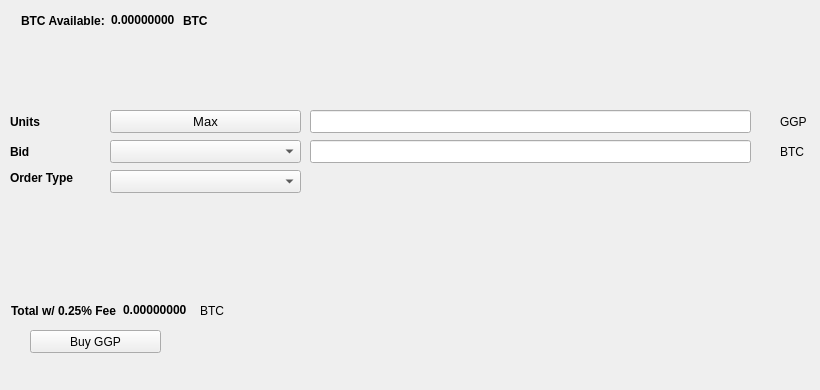
   <widget class="QWidget" name="BuyTab">
    <attribute name="title">
     <string>Buy</string>
    </attribute>
    <widget class="QPushButton" name="BuyGGP">
     <property name="geometry">
      <rect>
       <x>30</x>
       <y>330</y>
       <width>131</width>
       <height>23</height>
      </rect>
     </property>
     <property name="text">
      <string>Buy GGP</string>
     </property>
     <property name="icon">
      <iconset resource="../ggp.qrc">
       <normaloff>:/icons/bitcoin</normaloff>:/icons/bitcoin</iconset>
     </property>
    </widget>
    <widget class="QLabel" name="label_3">
     <property name="geometry">
      <rect>
       <x>10</x>
       <y>110</y>
       <width>46</width>
       <height>23</height>
      </rect>
     </property>
     <property name="font">
      <font>
       <weight>75</weight>
       <bold>true</bold>
      </font>
     </property>
     <property name="text">
      <string>Units</string>
     </property>
    </widget>
    <widget class="QLineEdit" name="UnitsInput">
     <property name="geometry">
      <rect>
       <x>310</x>
       <y>110</y>
       <width>441</width>
       <height>23</height>
      </rect>
     </property>
     <property name="font">
      <font>
       <pointsize>9</pointsize>
       <weight>75</weight>
       <bold>true</bold>
      </font>
     </property>
    </widget>
    <widget class="QLineEdit" name="BuyBidPriceEdit">
     <property name="geometry">
      <rect>
       <x>310</x>
       <y>140</y>
       <width>441</width>
       <height>23</height>
      </rect>
     </property>
     <property name="font">
      <font>
       <pointsize>9</pointsize>
       <weight>75</weight>
       <bold>true</bold>
      </font>
     </property>
    </widget>
    <widget class="QLabel" name="label_4">
     <property name="geometry">
      <rect>
       <x>780</x>
       <y>110</y>
       <width>31</width>
       <height>23</height>
      </rect>
     </property>
     <property name="text">
      <string>GGP</string>
     </property>
    </widget>
    <widget class="QLabel" name="label_5">
     <property name="geometry">
      <rect>
       <x>780</x>
       <y>140</y>
       <width>31</width>
       <height>23</height>
      </rect>
     </property>
     <property name="text">
      <string>BTC</string>
     </property>
    </widget>
    <widget class="QLabel" name="label_6">
     <property name="geometry">
      <rect>
       <x>10</x>
       <y>140</y>
       <width>46</width>
       <height>23</height>
      </rect>
     </property>
     <property name="font">
      <font>
       <weight>75</weight>
       <bold>true</bold>
      </font>
     </property>
     <property name="text">
      <string>Bid</string>
     </property>
    </widget>
    <widget class="QLabel" name="label_7">
     <property name="geometry">
      <rect>
       <x>10</x>
       <y>170</y>
       <width>91</width>
       <height>16</height>
      </rect>
     </property>
     <property name="font">
      <font>
       <weight>75</weight>
       <bold>true</bold>
      </font>
     </property>
     <property name="text">
      <string>Order Type</string>
     </property>
    </widget>
    <widget class="QPushButton" name="Buy_Max_Amount">
     <property name="geometry">
      <rect>
       <x>110</x>
       <y>110</y>
       <width>191</width>
       <height>23</height>
      </rect>
     </property>
     <property name="font">
      <font>
       <pointsize>10</pointsize>
      </font>
     </property>
     <property name="text">
      <string>Max</string>
     </property>
    </widget>
    <widget class="QComboBox" name="BuyBidcomboBox">
     <property name="geometry">
      <rect>
       <x>110</x>
       <y>140</y>
       <width>191</width>
       <height>23</height>
      </rect>
     </property>
     <property name="font">
      <font>
       <pointsize>10</pointsize>
      </font>
     </property>
    </widget>
    <widget class="QComboBox" name="buyOrdertypeCombo">
     <property name="geometry">
      <rect>
       <x>110</x>
       <y>170</y>
       <width>191</width>
       <height>23</height>
      </rect>
     </property>
     <property name="font">
      <font>
       <pointsize>10</pointsize>
      </font>
     </property>
    </widget>
    <widget class="QWidget" name="layoutWidget1">
     <property name="geometry">
      <rect>
       <x>21</x>
       <y>11</y>
       <width>227</width>
       <height>19</height>
      </rect>
     </property>
     <layout class="QHBoxLayout" name="horizontalLayout_3">
      <item>
       <widget class="QLabel" name="label232">
        <property name="font">
         <font>
          <weight>75</weight>
          <bold>true</bold>
         </font>
        </property>
        <property name="text">
         <string>BTC Available:</string>
        </property>
       </widget>
      </item>
      <item>
       <widget class="QLabel" name="BtcAvailableLbl">
        <property name="palette">
         <palette>
          <active>
           <colorrole role="WindowText">
            <brush brushstyle="SolidPattern">
             <color alpha="255">
              <red>0</red>
              <green>0</green>
              <blue>0</blue>
             </color>
            </brush>
           </colorrole>
           <colorrole role="Button">
            <brush brushstyle="SolidPattern">
             <color alpha="255">
              <red>0</red>
              <green>170</green>
              <blue>0</blue>
             </color>
            </brush>
           </colorrole>
           <colorrole role="Light">
            <brush brushstyle="SolidPattern">
             <color alpha="255">
              <red>0</red>
              <green>255</green>
              <blue>0</blue>
             </color>
            </brush>
           </colorrole>
           <colorrole role="Midlight">
            <brush brushstyle="SolidPattern">
             <color alpha="255">
              <red>0</red>
              <green>212</green>
              <blue>0</blue>
             </color>
            </brush>
           </colorrole>
           <colorrole role="Dark">
            <brush brushstyle="SolidPattern">
             <color alpha="255">
              <red>0</red>
              <green>85</green>
              <blue>0</blue>
             </color>
            </brush>
           </colorrole>
           <colorrole role="Mid">
            <brush brushstyle="SolidPattern">
             <color alpha="255">
              <red>0</red>
              <green>113</green>
              <blue>0</blue>
             </color>
            </brush>
           </colorrole>
           <colorrole role="Text">
            <brush brushstyle="SolidPattern">
             <color alpha="255">
              <red>0</red>
              <green>170</green>
              <blue>0</blue>
             </color>
            </brush>
           </colorrole>
           <colorrole role="BrightText">
            <brush brushstyle="SolidPattern">
             <color alpha="255">
              <red>255</red>
              <green>255</green>
              <blue>255</blue>
             </color>
            </brush>
           </colorrole>
           <colorrole role="ButtonText">
            <brush brushstyle="SolidPattern">
             <color alpha="255">
              <red>0</red>
              <green>0</green>
              <blue>0</blue>
             </color>
            </brush>
           </colorrole>
           <colorrole role="Base">
            <brush brushstyle="SolidPattern">
             <color alpha="255">
              <red>255</red>
              <green>255</green>
              <blue>255</blue>
             </color>
            </brush>
           </colorrole>
           <colorrole role="Window">
            <brush brushstyle="SolidPattern">
             <color alpha="255">
              <red>0</red>
              <green>170</green>
              <blue>0</blue>
             </color>
            </brush>
           </colorrole>
           <colorrole role="Shadow">
            <brush brushstyle="SolidPattern">
             <color alpha="255">
              <red>0</red>
              <green>0</green>
              <blue>0</blue>
             </color>
            </brush>
           </colorrole>
           <colorrole role="AlternateBase">
            <brush brushstyle="SolidPattern">
             <color alpha="255">
              <red>127</red>
              <green>212</green>
              <blue>127</blue>
             </color>
            </brush>
           </colorrole>
           <colorrole role="ToolTipBase">
            <brush brushstyle="SolidPattern">
             <color alpha="255">
              <red>255</red>
              <green>255</green>
              <blue>220</blue>
             </color>
            </brush>
           </colorrole>
           <colorrole role="ToolTipText">
            <brush brushstyle="SolidPattern">
             <color alpha="255">
              <red>0</red>
              <green>0</green>
              <blue>0</blue>
             </color>
            </brush>
           </colorrole>
          </active>
          <inactive>
           <colorrole role="WindowText">
            <brush brushstyle="SolidPattern">
             <color alpha="255">
              <red>0</red>
              <green>0</green>
              <blue>0</blue>
             </color>
            </brush>
           </colorrole>
           <colorrole role="Button">
            <brush brushstyle="SolidPattern">
             <color alpha="255">
              <red>0</red>
              <green>170</green>
              <blue>0</blue>
             </color>
            </brush>
           </colorrole>
           <colorrole role="Light">
            <brush brushstyle="SolidPattern">
             <color alpha="255">
              <red>0</red>
              <green>255</green>
              <blue>0</blue>
             </color>
            </brush>
           </colorrole>
           <colorrole role="Midlight">
            <brush brushstyle="SolidPattern">
             <color alpha="255">
              <red>0</red>
              <green>212</green>
              <blue>0</blue>
             </color>
            </brush>
           </colorrole>
           <colorrole role="Dark">
            <brush brushstyle="SolidPattern">
             <color alpha="255">
              <red>0</red>
              <green>85</green>
              <blue>0</blue>
             </color>
            </brush>
           </colorrole>
           <colorrole role="Mid">
            <brush brushstyle="SolidPattern">
             <color alpha="255">
              <red>0</red>
              <green>113</green>
              <blue>0</blue>
             </color>
            </brush>
           </colorrole>
           <colorrole role="Text">
            <brush brushstyle="SolidPattern">
             <color alpha="255">
              <red>0</red>
              <green>170</green>
              <blue>0</blue>
             </color>
            </brush>
           </colorrole>
           <colorrole role="BrightText">
            <brush brushstyle="SolidPattern">
             <color alpha="255">
              <red>255</red>
              <green>255</green>
              <blue>255</blue>
             </color>
            </brush>
           </colorrole>
           <colorrole role="ButtonText">
            <brush brushstyle="SolidPattern">
             <color alpha="255">
              <red>0</red>
              <green>0</green>
              <blue>0</blue>
             </color>
            </brush>
           </colorrole>
           <colorrole role="Base">
            <brush brushstyle="SolidPattern">
             <color alpha="255">
              <red>255</red>
              <green>255</green>
              <blue>255</blue>
             </color>
            </brush>
           </colorrole>
           <colorrole role="Window">
            <brush brushstyle="SolidPattern">
             <color alpha="255">
              <red>0</red>
              <green>170</green>
              <blue>0</blue>
             </color>
            </brush>
           </colorrole>
           <colorrole role="Shadow">
            <brush brushstyle="SolidPattern">
             <color alpha="255">
              <red>0</red>
              <green>0</green>
              <blue>0</blue>
             </color>
            </brush>
           </colorrole>
           <colorrole role="AlternateBase">
            <brush brushstyle="SolidPattern">
             <color alpha="255">
              <red>127</red>
              <green>212</green>
              <blue>127</blue>
             </color>
            </brush>
           </colorrole>
           <colorrole role="ToolTipBase">
            <brush brushstyle="SolidPattern">
             <color alpha="255">
              <red>255</red>
              <green>255</green>
              <blue>220</blue>
             </color>
            </brush>
           </colorrole>
           <colorrole role="ToolTipText">
            <brush brushstyle="SolidPattern">
             <color alpha="255">
              <red>0</red>
              <green>0</green>
              <blue>0</blue>
             </color>
            </brush>
           </colorrole>
          </inactive>
          <disabled>
           <colorrole role="WindowText">
            <brush brushstyle="SolidPattern">
             <color alpha="255">
              <red>0</red>
              <green>85</green>
              <blue>0</blue>
             </color>
            </brush>
           </colorrole>
           <colorrole role="Button">
            <brush brushstyle="SolidPattern">
             <color alpha="255">
              <red>0</red>
              <green>170</green>
              <blue>0</blue>
             </color>
            </brush>
           </colorrole>
           <colorrole role="Light">
            <brush brushstyle="SolidPattern">
             <color alpha="255">
              <red>0</red>
              <green>255</green>
              <blue>0</blue>
             </color>
            </brush>
           </colorrole>
           <colorrole role="Midlight">
            <brush brushstyle="SolidPattern">
             <color alpha="255">
              <red>0</red>
              <green>212</green>
              <blue>0</blue>
             </color>
            </brush>
           </colorrole>
           <colorrole role="Dark">
            <brush brushstyle="SolidPattern">
             <color alpha="255">
              <red>0</red>
              <green>85</green>
              <blue>0</blue>
             </color>
            </brush>
           </colorrole>
           <colorrole role="Mid">
            <brush brushstyle="SolidPattern">
             <color alpha="255">
              <red>0</red>
              <green>113</green>
              <blue>0</blue>
             </color>
            </brush>
           </colorrole>
           <colorrole role="Text">
            <brush brushstyle="SolidPattern">
             <color alpha="255">
              <red>0</red>
              <green>85</green>
              <blue>0</blue>
             </color>
            </brush>
           </colorrole>
           <colorrole role="BrightText">
            <brush brushstyle="SolidPattern">
             <color alpha="255">
              <red>255</red>
              <green>255</green>
              <blue>255</blue>
             </color>
            </brush>
           </colorrole>
           <colorrole role="ButtonText">
            <brush brushstyle="SolidPattern">
             <color alpha="255">
              <red>0</red>
              <green>85</green>
              <blue>0</blue>
             </color>
            </brush>
           </colorrole>
           <colorrole role="Base">
            <brush brushstyle="SolidPattern">
             <color alpha="255">
              <red>0</red>
              <green>170</green>
              <blue>0</blue>
             </color>
            </brush>
           </colorrole>
           <colorrole role="Window">
            <brush brushstyle="SolidPattern">
             <color alpha="255">
              <red>0</red>
              <green>170</green>
              <blue>0</blue>
             </color>
            </brush>
           </colorrole>
           <colorrole role="Shadow">
            <brush brushstyle="SolidPattern">
             <color alpha="255">
              <red>0</red>
              <green>0</green>
              <blue>0</blue>
             </color>
            </brush>
           </colorrole>
           <colorrole role="AlternateBase">
            <brush brushstyle="SolidPattern">
             <color alpha="255">
              <red>0</red>
              <green>170</green>
              <blue>0</blue>
             </color>
            </brush>
           </colorrole>
           <colorrole role="ToolTipBase">
            <brush brushstyle="SolidPattern">
             <color alpha="255">
              <red>255</red>
              <green>255</green>
              <blue>220</blue>
             </color>
            </brush>
           </colorrole>
           <colorrole role="ToolTipText">
            <brush brushstyle="SolidPattern">
             <color alpha="255">
              <red>0</red>
              <green>0</green>
              <blue>0</blue>
             </color>
            </brush>
           </colorrole>
          </disabled>
         </palette>
        </property>
        <property name="font">
         <font>
          <weight>75</weight>
          <bold>true</bold>
         </font>
        </property>
        <property name="text">
         <string>0.00000000</string>
        </property>
        <property name="textInteractionFlags">
         <set>Qt::LinksAccessibleByMouse|Qt::TextSelectableByKeyboard|Qt::TextSelectableByMouse</set>
        </property>
       </widget>
      </item>
      <item>
       <widget class="QLabel" name="BtcAvailableLbl_2">
        <property name="font">
         <font>
          <weight>75</weight>
          <bold>true</bold>
         </font>
        </property>
        <property name="text">
         <string>BTC</string>
        </property>
       </widget>
      </item>
     </layout>
    </widget>
    <widget class="QWidget" name="layoutWidge2">
     <property name="geometry">
      <rect>
       <x>11</x>
       <y>301</y>
       <width>259</width>
       <height>19</height>
      </rect>
     </property>
     <layout class="QHBoxLayout" name="horizontalLayout_4">
      <item>
       <widget class="QLabel" name="label_9">
        <property name="font">
         <font>
          <weight>75</weight>
          <bold>true</bold>
         </font>
        </property>
        <property name="text">
         <string>Total w/ 0.25% Fee</string>
        </property>
       </widget>
      </item>
      <item>
       <widget class="QLabel" name="BuyCostLabel">
        <property name="palette">
         <palette>
          <active>
           <colorrole role="WindowText">
            <brush brushstyle="SolidPattern">
             <color alpha="255">
              <red>0</red>
              <green>0</green>
              <blue>0</blue>
             </color>
            </brush>
           </colorrole>
           <colorrole role="Button">
            <brush brushstyle="SolidPattern">
             <color alpha="255">
              <red>0</red>
              <green>170</green>
              <blue>0</blue>
             </color>
            </brush>
           </colorrole>
           <colorrole role="Light">
            <brush brushstyle="SolidPattern">
             <color alpha="255">
              <red>0</red>
              <green>255</green>
              <blue>0</blue>
             </color>
            </brush>
           </colorrole>
           <colorrole role="Midlight">
            <brush brushstyle="SolidPattern">
             <color alpha="255">
              <red>0</red>
              <green>212</green>
              <blue>0</blue>
             </color>
            </brush>
           </colorrole>
           <colorrole role="Dark">
            <brush brushstyle="SolidPattern">
             <color alpha="255">
              <red>0</red>
              <green>85</green>
              <blue>0</blue>
             </color>
            </brush>
           </colorrole>
           <colorrole role="Mid">
            <brush brushstyle="SolidPattern">
             <color alpha="255">
              <red>0</red>
              <green>113</green>
              <blue>0</blue>
             </color>
            </brush>
           </colorrole>
           <colorrole role="Text">
            <brush brushstyle="SolidPattern">
             <color alpha="255">
              <red>0</red>
              <green>170</green>
              <blue>0</blue>
             </color>
            </brush>
           </colorrole>
           <colorrole role="BrightText">
            <brush brushstyle="SolidPattern">
             <color alpha="255">
              <red>255</red>
              <green>255</green>
              <blue>255</blue>
             </color>
            </brush>
           </colorrole>
           <colorrole role="ButtonText">
            <brush brushstyle="SolidPattern">
             <color alpha="255">
              <red>0</red>
              <green>0</green>
              <blue>0</blue>
             </color>
            </brush>
           </colorrole>
           <colorrole role="Base">
            <brush brushstyle="SolidPattern">
             <color alpha="255">
              <red>255</red>
              <green>255</green>
              <blue>255</blue>
             </color>
            </brush>
           </colorrole>
           <colorrole role="Window">
            <brush brushstyle="SolidPattern">
             <color alpha="255">
              <red>0</red>
              <green>170</green>
              <blue>0</blue>
             </color>
            </brush>
           </colorrole>
           <colorrole role="Shadow">
            <brush brushstyle="SolidPattern">
             <color alpha="255">
              <red>0</red>
              <green>0</green>
              <blue>0</blue>
             </color>
            </brush>
           </colorrole>
           <colorrole role="AlternateBase">
            <brush brushstyle="SolidPattern">
             <color alpha="255">
              <red>127</red>
              <green>212</green>
              <blue>127</blue>
             </color>
            </brush>
           </colorrole>
           <colorrole role="ToolTipBase">
            <brush brushstyle="SolidPattern">
             <color alpha="255">
              <red>255</red>
              <green>255</green>
              <blue>220</blue>
             </color>
            </brush>
           </colorrole>
           <colorrole role="ToolTipText">
            <brush brushstyle="SolidPattern">
             <color alpha="255">
              <red>0</red>
              <green>0</green>
              <blue>0</blue>
             </color>
            </brush>
           </colorrole>
          </active>
          <inactive>
           <colorrole role="WindowText">
            <brush brushstyle="SolidPattern">
             <color alpha="255">
              <red>0</red>
              <green>0</green>
              <blue>0</blue>
             </color>
            </brush>
           </colorrole>
           <colorrole role="Button">
            <brush brushstyle="SolidPattern">
             <color alpha="255">
              <red>0</red>
              <green>170</green>
              <blue>0</blue>
             </color>
            </brush>
           </colorrole>
           <colorrole role="Light">
            <brush brushstyle="SolidPattern">
             <color alpha="255">
              <red>0</red>
              <green>255</green>
              <blue>0</blue>
             </color>
            </brush>
           </colorrole>
           <colorrole role="Midlight">
            <brush brushstyle="SolidPattern">
             <color alpha="255">
              <red>0</red>
              <green>212</green>
              <blue>0</blue>
             </color>
            </brush>
           </colorrole>
           <colorrole role="Dark">
            <brush brushstyle="SolidPattern">
             <color alpha="255">
              <red>0</red>
              <green>85</green>
              <blue>0</blue>
             </color>
            </brush>
           </colorrole>
           <colorrole role="Mid">
            <brush brushstyle="SolidPattern">
             <color alpha="255">
              <red>0</red>
              <green>113</green>
              <blue>0</blue>
             </color>
            </brush>
           </colorrole>
           <colorrole role="Text">
            <brush brushstyle="SolidPattern">
             <color alpha="255">
              <red>0</red>
              <green>170</green>
              <blue>0</blue>
             </color>
            </brush>
           </colorrole>
           <colorrole role="BrightText">
            <brush brushstyle="SolidPattern">
             <color alpha="255">
              <red>255</red>
              <green>255</green>
              <blue>255</blue>
             </color>
            </brush>
           </colorrole>
           <colorrole role="ButtonText">
            <brush brushstyle="SolidPattern">
             <color alpha="255">
              <red>0</red>
              <green>0</green>
              <blue>0</blue>
             </color>
            </brush>
           </colorrole>
           <colorrole role="Base">
            <brush brushstyle="SolidPattern">
             <color alpha="255">
              <red>255</red>
              <green>255</green>
              <blue>255</blue>
             </color>
            </brush>
           </colorrole>
           <colorrole role="Window">
            <brush brushstyle="SolidPattern">
             <color alpha="255">
              <red>0</red>
              <green>170</green>
              <blue>0</blue>
             </color>
            </brush>
           </colorrole>
           <colorrole role="Shadow">
            <brush brushstyle="SolidPattern">
             <color alpha="255">
              <red>0</red>
              <green>0</green>
              <blue>0</blue>
             </color>
            </brush>
           </colorrole>
           <colorrole role="AlternateBase">
            <brush brushstyle="SolidPattern">
             <color alpha="255">
              <red>127</red>
              <green>212</green>
              <blue>127</blue>
             </color>
            </brush>
           </colorrole>
           <colorrole role="ToolTipBase">
            <brush brushstyle="SolidPattern">
             <color alpha="255">
              <red>255</red>
              <green>255</green>
              <blue>220</blue>
             </color>
            </brush>
           </colorrole>
           <colorrole role="ToolTipText">
            <brush brushstyle="SolidPattern">
             <color alpha="255">
              <red>0</red>
              <green>0</green>
              <blue>0</blue>
             </color>
            </brush>
           </colorrole>
          </inactive>
          <disabled>
           <colorrole role="WindowText">
            <brush brushstyle="SolidPattern">
             <color alpha="255">
              <red>0</red>
              <green>85</green>
              <blue>0</blue>
             </color>
            </brush>
           </colorrole>
           <colorrole role="Button">
            <brush brushstyle="SolidPattern">
             <color alpha="255">
              <red>0</red>
              <green>170</green>
              <blue>0</blue>
             </color>
            </brush>
           </colorrole>
           <colorrole role="Light">
            <brush brushstyle="SolidPattern">
             <color alpha="255">
              <red>0</red>
              <green>255</green>
              <blue>0</blue>
             </color>
            </brush>
           </colorrole>
           <colorrole role="Midlight">
            <brush brushstyle="SolidPattern">
             <color alpha="255">
              <red>0</red>
              <green>212</green>
              <blue>0</blue>
             </color>
            </brush>
           </colorrole>
           <colorrole role="Dark">
            <brush brushstyle="SolidPattern">
             <color alpha="255">
              <red>0</red>
              <green>85</green>
              <blue>0</blue>
             </color>
            </brush>
           </colorrole>
           <colorrole role="Mid">
            <brush brushstyle="SolidPattern">
             <color alpha="255">
              <red>0</red>
              <green>113</green>
              <blue>0</blue>
             </color>
            </brush>
           </colorrole>
           <colorrole role="Text">
            <brush brushstyle="SolidPattern">
             <color alpha="255">
              <red>0</red>
              <green>85</green>
              <blue>0</blue>
             </color>
            </brush>
           </colorrole>
           <colorrole role="BrightText">
            <brush brushstyle="SolidPattern">
             <color alpha="255">
              <red>255</red>
              <green>255</green>
              <blue>255</blue>
             </color>
            </brush>
           </colorrole>
           <colorrole role="ButtonText">
            <brush brushstyle="SolidPattern">
             <color alpha="255">
              <red>0</red>
              <green>85</green>
              <blue>0</blue>
             </color>
            </brush>
           </colorrole>
           <colorrole role="Base">
            <brush brushstyle="SolidPattern">
             <color alpha="255">
              <red>0</red>
              <green>170</green>
              <blue>0</blue>
             </color>
            </brush>
           </colorrole>
           <colorrole role="Window">
            <brush brushstyle="SolidPattern">
             <color alpha="255">
              <red>0</red>
              <green>170</green>
              <blue>0</blue>
             </color>
            </brush>
           </colorrole>
           <colorrole role="Shadow">
            <brush brushstyle="SolidPattern">
             <color alpha="255">
              <red>0</red>
              <green>0</green>
              <blue>0</blue>
             </color>
            </brush>
           </colorrole>
           <colorrole role="AlternateBase">
            <brush brushstyle="SolidPattern">
             <color alpha="255">
              <red>0</red>
              <green>170</green>
              <blue>0</blue>
             </color>
            </brush>
           </colorrole>
           <colorrole role="ToolTipBase">
            <brush brushstyle="SolidPattern">
             <color alpha="255">
              <red>255</red>
              <green>255</green>
              <blue>220</blue>
             </color>
            </brush>
           </colorrole>
           <colorrole role="ToolTipText">
            <brush brushstyle="SolidPattern">
             <color alpha="255">
              <red>0</red>
              <green>0</green>
              <blue>0</blue>
             </color>
            </brush>
           </colorrole>
          </disabled>
         </palette>
        </property>
        <property name="font">
         <font>
          <weight>75</weight>
          <bold>true</bold>
         </font>
        </property>
        <property name="autoFillBackground">
         <bool>false</bool>
        </property>
        <property name="text">
         <string>0.00000000</string>
        </property>
        <property name="textInteractionFlags">
         <set>Qt::LinksAccessibleByMouse|Qt::TextSelectableByMouse</set>
        </property>
       </widget>
      </item>
      <item>
       <widget class="QLabel" name="label_10">
        <property name="font">
         <font>
          <weight>50</weight>
          <bold>false</bold>
         </font>
        </property>
        <property name="text">
         <string>BTC</string>
        </property>
       </widget>
      </item>
     </layout>
    </widget>
    <widget class="QLabel" name="label_24">
     <property name="geometry">
      <rect>
       <x>460</x>
       <y>300</y>
       <width>281</width>
       <height>81</height>
      </rect>
     </property>
     <property name="text">
      <string/>
     </property>
     <property name="pixmap">
      <pixmap>:/images/bittrex</pixmap>
     </property>
    </widget>
   </widget>
